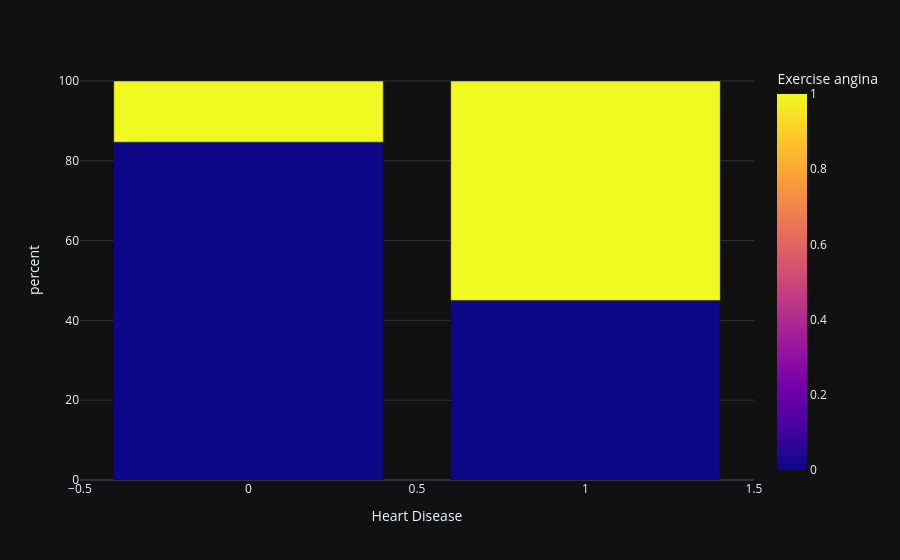

The notebook cell this image was saved under:
### Code cell
data_grouped = data.groupby(['Heart Disease', 'Exercise angina']).size().reset_index(name='count')
total_churn = data_grouped.groupby('Heart Disease')['count'].transform('sum')
data_grouped['percent'] = data_grouped['count'] / total_churn * 100

fig = px.bar(data_grouped, x='Heart Disease', y='percent', color='Exercise angina', barmode='stack')
fig.show()

# A variável 'Exercise angina' tem 42% de relação com a variável alvo. No gráfico a seguir podemos ver que a maioria das pessoas com angina tem uma propensão maior a ter problema de coração. Nessa tabela cerca de 15% das pessoas que não tem problema de coração tem angina, em contrapartida, 55% das pessoas com problema de coração tem angina.

### Figure 1 — Plotly figure (JSON) as saved in the notebook; plotly's stock layout.template omitted (floating-point values rounded to 4 significant figures)
{"data": [{"hovertemplate": "Heart Disease=%{x}<br>percent=%{y}<br>Exercise angina=%{marker.color}<extra></extra>", "legendgroup": "", "marker": {"color": [0, 1, 0, 1], "coloraxis": "coloraxis", "pattern": {"shape": ""}}, "name": "", "orientation": "v", "showlegend": false, "textposition": "auto", "x": [0, 0, 1, 1], "xaxis": "x", "y": [84.67, 15.33, 45.0, 55.0], "yaxis": "y", "type": "bar"}], "layout": {"xaxis": {"anchor": "y", "domain": [0.0, 1.0], "title": {"text": "Heart Disease"}}, "yaxis": {"anchor": "x", "domain": [0.0, 1.0], "title": {"text": "percent"}}, "coloraxis": {"colorbar": {"title": {"text": "Exercise angina"}}, "colorscale": [[0.0, "#0d0887"], [0.1111, "#46039f"], [0.2222, "#7201a8"], [0.3333, "#9c179e"], [0.4444, "#bd3786"], [0.5556, "#d8576b"], [0.6667, "#ed7953"], [0.7778, "#fb9f3a"], [0.8889, "#fdca26"], [1.0, "#f0f921"]]}, "legend": {"tracegroupgap": 0}, "margin": {"t": 60}, "barmode": "stack"}}
